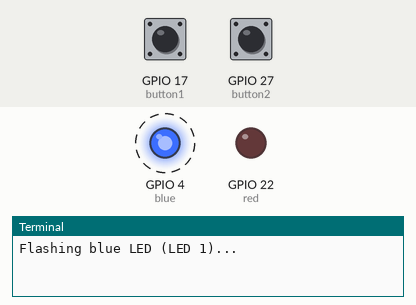
This program was run on a simulated Raspberry Pi (BCM pin numbers). On the bench: output pins drawn as LEDs (lit = HIGH), the last lines printed to the terminal. Dashed ring = blinking. The test bench sets the inputs (shaded band); at power-on: GPIO 17 (button1) HIGH, GPIO 27 (button2) HIGH.

Above: at 1.1 s.
At 15.4 s:
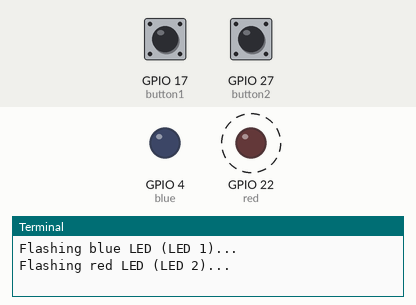
15.5 s: GPIO 17 (button1) pulled LOW for 3.2 s
At 16.2 s:
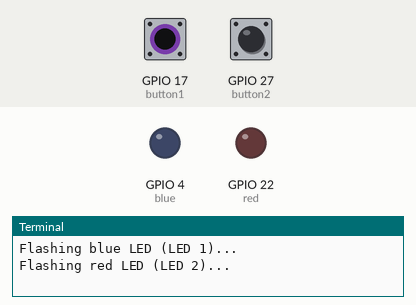
Timing chart, 0 to 18.5 s (numbered marks = the images above; inputs shaded):
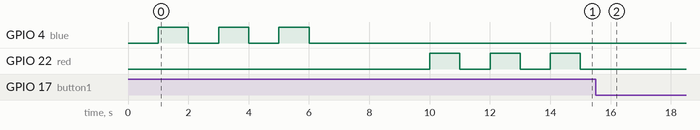

Measured:
- by itself, GPIO 4 (blue): alternates HIGH for 1.0 s and LOW for 1.0 s, 6 changes in all, then stays LOW

The program:

conn_test.py
```python
#!/usr/bin/env python3

import gpiozero as gp
import time

blue = gp.LED(4)
button1 = gp.Button(17)
button2 = gp.Button(27)
red = gp.LED(22)

if __name__ == "__main__":
    print("Flashing blue LED (LED 1)...")
    time.sleep(1)
    blue.blink(n=3, background=False)
    time.sleep(2)

    print("Flashing red LED (LED 2)...")
    time.sleep(1)
    red.blink(n=3, background=False)
    time.sleep(2)

    print("Press Button 1...")
    button1.wait_for_press()
    print("Input good")
    time.sleep(2)

    print("Press Button 2...")
    button2.wait_for_press()
    print("Input good")
    time.sleep(2)
```
